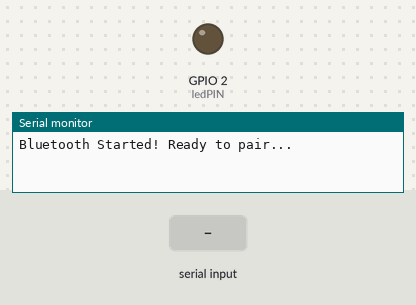
The sketch below on a simulated ESP32. Shown: output pins drawn as LEDs (lit = HIGH), the last lines printed to the serial monitor. The test bench sets the inputs (shaded band). Nothing arrives over Bluetooth unless stated.

Above: at 1.2 s.
1.3 s: "1" received over the second serial link
At 1.7 s:
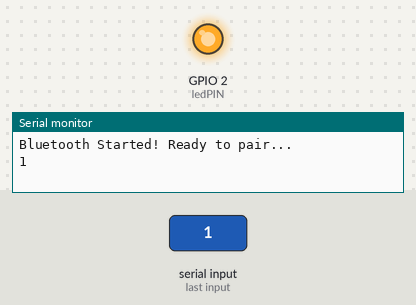
2.8 s: "0" received over the second serial link
At 4.1 s:
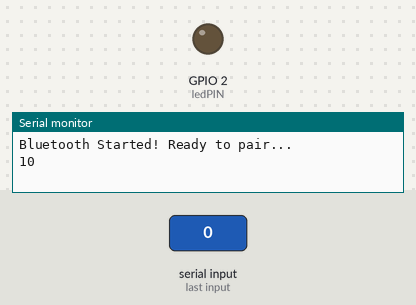
Timing chart, 0 to 5.8 s (numbered marks = the images above; inputs shaded):
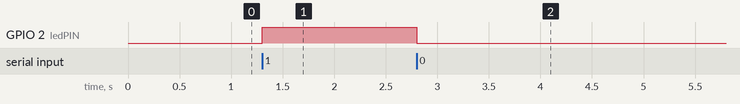

Measured:
- after the input at 1.3 s, GPIO 2 (ledPIN): LOW → HIGH at once
- after the input at 2.8 s, GPIO 2 (ledPIN): HIGH → LOW at once

The sketch:

esp32ledbluetooth.ino
```cpp
#include <BluetoothSerial.h>

#define ledPIN 2
BluetoothSerial SerialBT;
byte BTData;

/* Check if Bluetooth configurations are enabled in the SDK */
#if !defined(CONFIG_BT_ENABLED) || !defined(CONFIG_BLUEDROID_ENABLED)
#error Bluetooth is not enabled! Please run `make menuconfig` to and enable it
#endif

void setup()
{
  pinMode(ledPIN, OUTPUT);
  Serial.begin(115200);
  SerialBT.begin();
  Serial.println("Bluetooth Started! Ready to pair...");
}

void loop()
{
  if(SerialBT.available())
  {
    BTData = SerialBT.read();
    Serial.write(BTData);
  }

  /* If received Character is 1, then turn ON the LED */
  /* You can also compare the received data with decimal equivalent */
  /* 48 for 0 and 49 for 1 */
  /* if(BTData == 48) or if(BTData == 49) */
  if(BTData == '1')
  {
    digitalWrite(ledPIN, HIGH);
  }

  /* If received Character is 0, then turn OFF the LED */
  if(BTData == '0')
  {
    digitalWrite(ledPIN, LOW);
  }
}
```
